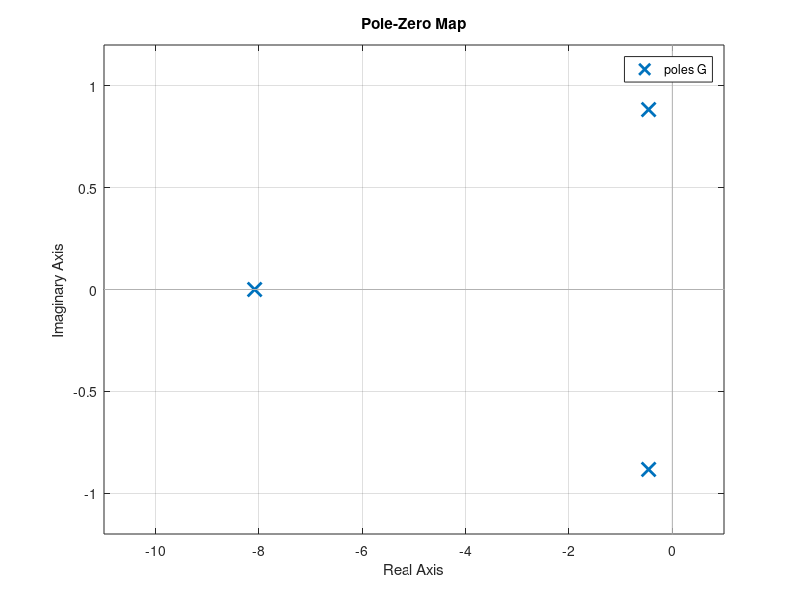
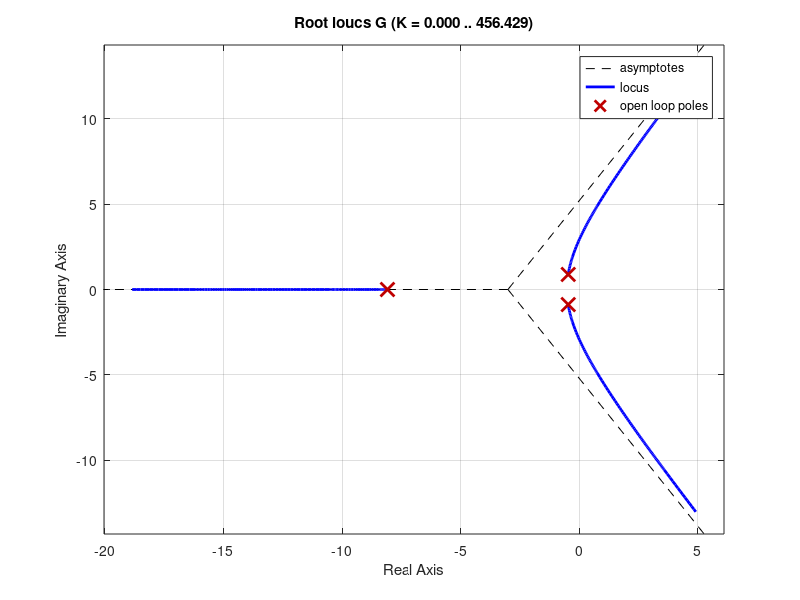

MATLAB code to generate these figures, in order:
clc; clear;
close all;

% comment the next line if using Matlab
% pkg load control;

% compute the transfer function
s = tf('s');

G1 = 2/((s+1)*(s+8));
H1 = 0.2;
sys1 = feedback(G1, H1, -1);

G2 = 4;
sys2 = series(G2, sys1);

G3 = 1/s;
sys3 = series(sys2, G3);

H2 = 1;
G = feedback(sys3, H2, -1)

% compute the poles
pole(G)

% poles-zeros map
figure(1)
pzmap(G);

% root locus
figure(2)
rlocus(G)
